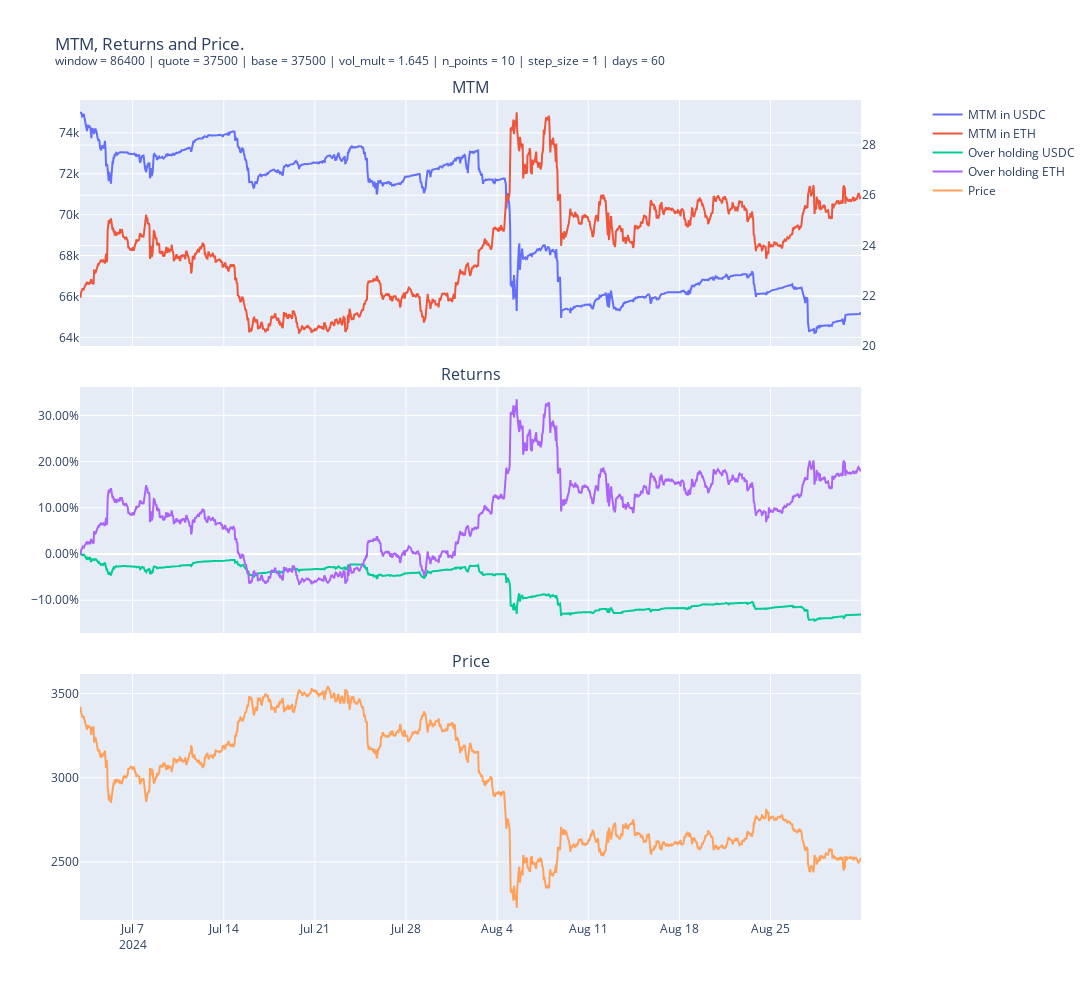

The code cell stored with this chart in its notebook:
### Code cell
window_hours = window // 3600 - 1
res_1h = res.resample("1h").last()

# PLOT
fig = make_subplots(
    rows=3,
    cols=1,
    shared_xaxes=True,
    specs=[[{"secondary_y": True}], [{}], [{}]],
    vertical_spacing=0.05,
    subplot_titles=("MTM", "Returns", "Price"),
)
fig.add_trace(
    go.Scatter(
        x=res_1h.index[window_hours:],
        y=res_1h.mtm[window_hours:],
        mode="lines",
        name="MTM in USDC",
    ),
    row=1,
    col=1,
)
fig.add_trace(
    go.Scatter(
        x=res_1h.index[window_hours:],
        y=res_1h.mtm_eth[window_hours:],
        mode="lines",
        name="MTM in ETH",
    ),
    row=1,
    col=1,
    secondary_y=True,
)

fig.add_trace(
    go.Scatter(
        x=res_1h.index[window_hours:],
        y=res_1h.quote_returns[window_hours:],
        mode="lines",
        name="Over holding USDC",
    ),
    row=2,
    col=1,
)
fig.add_trace(
    go.Scatter(
        x=res_1h.index[window_hours:],
        y=res_1h.base_returns[window_hours:],
        mode="lines",
        name="Over holding ETH",
    ),
    row=2,
    col=1,
)

fig.add_trace(
    go.Scatter(
        x=res_1h.index[window_hours:],
        y=res_1h.price[window_hours:],
        mode="lines",
        name="Price",
    ),
    row=3,
    col=1,
)

fig.update_layout(
    height=1000,
    width=1400,
    title_text=f"MTM, Returns and Price.<br><sup>window = {window} | quote = {quote} | base = {base} | vol_mult = {vol_mult} | n_points = {n_points} | step_size = {step_size} | days = {days}</sup>",
)

fig.update_yaxes(row=2, col=1, tickformat=".2%")

fig.show()

fig.write_image(
    f"results/saves/{window}_{quote}_{base}_{vol_mult}_{n_points}_{step_size}_{days}.png",
    width=1400,
    height=1000,
)

### Figure 1 — Plotly figure (JSON) as saved in the notebook; plotly's stock layout.template omitted (floating-point values rounded to 4 significant figures; data arrays with more than 128 entries replaced by an {"elided": "..."} marker saying what was removed)
{"data": [{"mode": "lines", "name": "MTM in USDC", "type": "scatter", "x": {"elided": "1441 str values"}, "xaxis": "x", "y": {"elided": "1441 float values"}, "yaxis": "y"}, {"mode": "lines", "name": "MTM in ETH", "type": "scatter", "x": {"elided": "1441 str values"}, "xaxis": "x", "y": {"elided": "1441 float values"}, "yaxis": "y2"}, {"mode": "lines", "name": "Over holding USDC", "type": "scatter", "x": {"elided": "1441 str values"}, "xaxis": "x2", "y": {"elided": "1441 float values"}, "yaxis": "y3"}, {"mode": "lines", "name": "Over holding ETH", "type": "scatter", "x": {"elided": "1441 str values"}, "xaxis": "x2", "y": {"elided": "1441 float values"}, "yaxis": "y3"}, {"mode": "lines", "name": "Price", "type": "scatter", "x": {"elided": "1441 str values"}, "xaxis": "x3", "y": {"elided": "1441 float values"}, "yaxis": "y4"}], "layout": {"annotations": [{"font": {"size": 16}, "showarrow": false, "text": "MTM", "x": 0.47, "xanchor": "center", "xref": "paper", "y": 1, "yanchor": "bottom", "yref": "paper"}, {"font": {"size": 16}, "showarrow": false, "text": "Returns", "x": 0.47, "xanchor": "center", "xref": "paper", "y": 0.65, "yanchor": "bottom", "yref": "paper"}, {"font": {"size": 16}, "showarrow": false, "text": "Price", "x": 0.47, "xanchor": "center", "xref": "paper", "y": 0.3, "yanchor": "bottom", "yref": "paper"}], "height": 1000, "title": {"text": "MTM, Returns and Price.<br><sup>window = 86400 | quote = 37500 | base = 37500 | vol_mult = 1.645 | n_points = 10 | step_size = 1 | days = 60</sup>"}, "width": 1400, "xaxis": {"anchor": "y", "domain": [0, 0.94], "matches": "x3", "showticklabels": false}, "xaxis2": {"anchor": "y3", "domain": [0, 0.94], "matches": "x3", "showticklabels": false}, "xaxis3": {"anchor": "y4", "domain": [0, 0.94]}, "yaxis": {"anchor": "x", "domain": [0.7, 1]}, "yaxis2": {"anchor": "x", "overlaying": "y", "side": "right"}, "yaxis3": {"anchor": "x2", "domain": [0.35, 0.65], "tickformat": ".2%"}, "yaxis4": {"anchor": "x3", "domain": [0, 0.3]}}}
